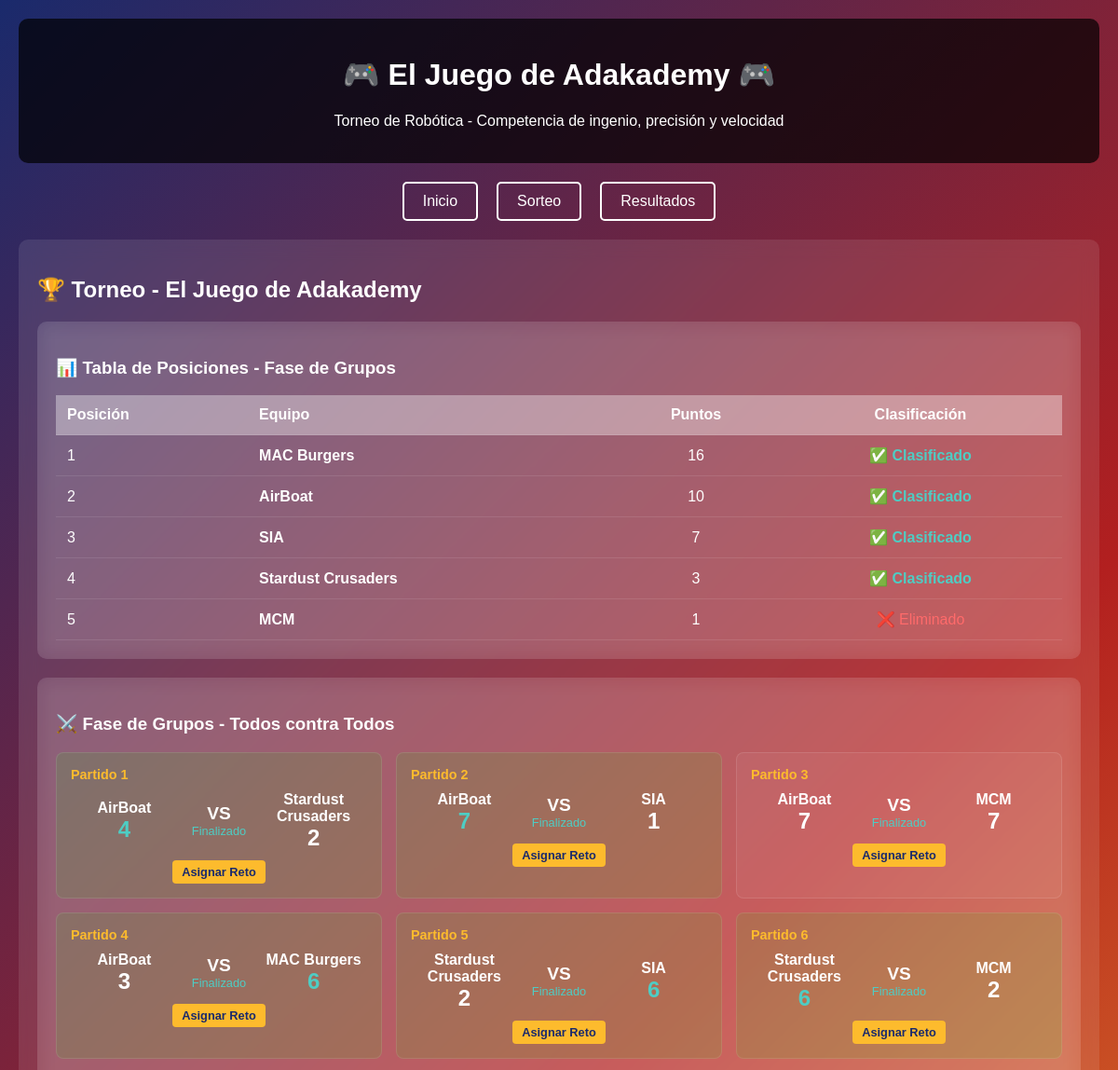
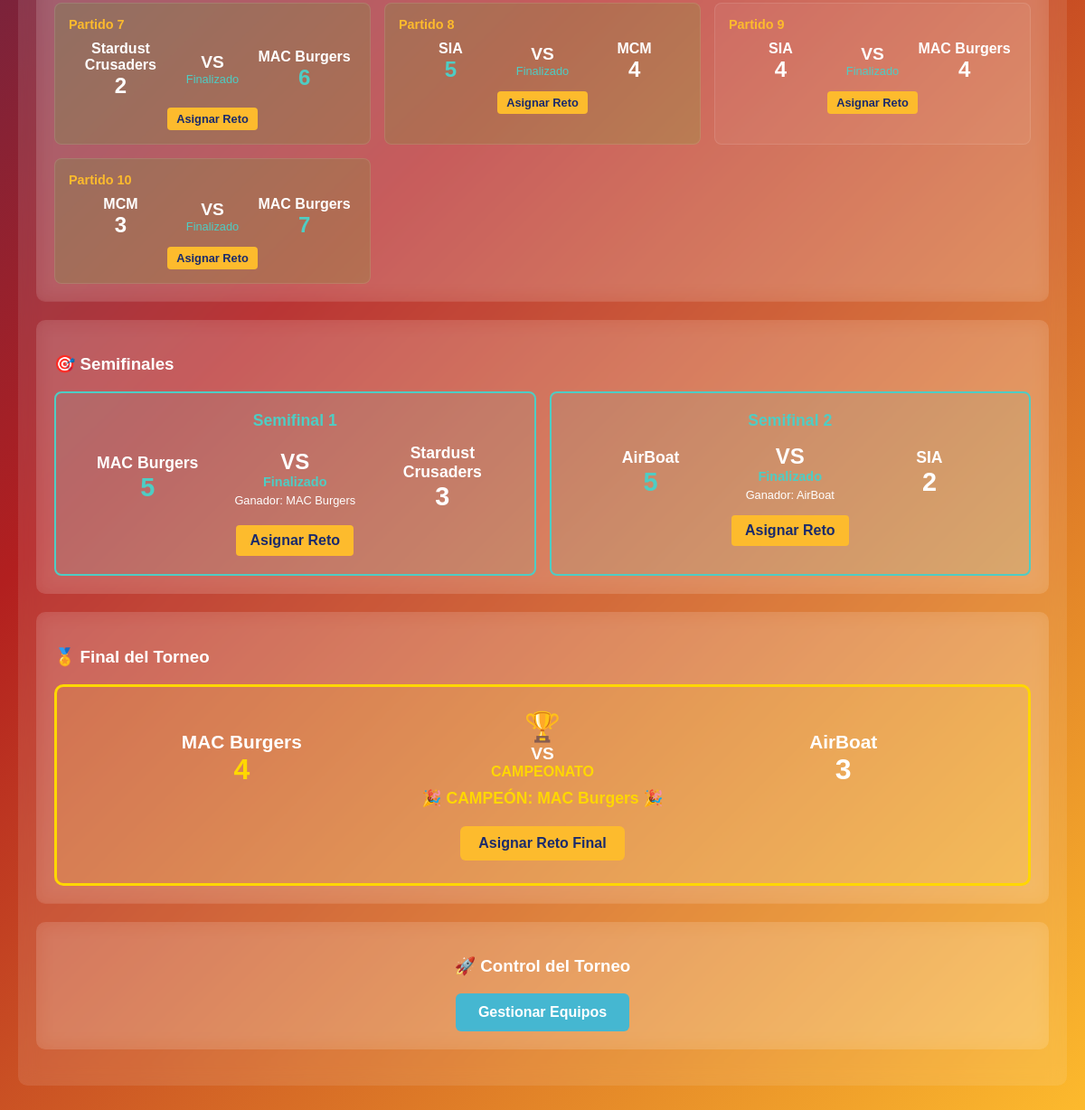
Page /resultados/ on the committed database (2 pictures, top to bottom).
### torneoapp/models.py (models this page shows, shortened)
class Equipo(models.Model):
    nombre = models.CharField(max_length=100)
    escuela = models.CharField(max_length=100, blank=True)
    puntos = models.IntegerField(default=0)
    creado_en = models.DateTimeField(auto_now_add=True)
    def __str__(self):
        return self.nombre

class Partido(models.Model):
    ESTADOS = [
        ('P', 'Programado'),
        ('E', 'En curso'),
        ('F', 'Finalizado'),
    ]
    FASE_CHOICES = [
        ('GRUPOS', 'Fase de Grupos'),
        ('SEMIFINAL', 'Semifinal'),
        ('FINAL', 'Final'),
    ]
    equipo1 = models.ForeignKey(Equipo, on_delete=models.CASCADE, related_name='partidos_equipo1')
    equipo2 = models.ForeignKey(Equipo, on_delete=models.CASCADE, related_name='partidos_equipo2')
    reto = models.ForeignKey(Reto, on_delete=models.CASCADE, null=True, blank=True)
    estado = models.CharField(max_length=1, choices=ESTADOS, default='P')
    ganador = models.ForeignKey(Equipo, on_delete=models.CASCADE, null=True, blank=True, related_name='partidos_ganados')
    fase = models.CharField(max_length=10, choices=FASE_CHOICES, default='GRUPOS')
    resultado_equipo1 = models.IntegerField(default=0)
    resultado_equipo2 = models.IntegerField(default=0)
    creado_en = models.DateTimeField(auto_now_add=True)

### torneoapp/views.py (the view, shortened to what this page needs)
# urls.py: path('resultados/', views.resultados_sorteo, name='resultados_sorteo'),
def resultados_sorteo(request):
    equipos = Equipo.objects.all().order_by('-puntos', 'nombre')
    partidos_grupos = Partido.objects.filter(fase='GRUPOS').order_by('creado_en')
    partidos_semifinales = Partido.objects.filter(fase='SEMIFINAL')
    partido_final = Partido.objects.filter(fase='FINAL').first()
    puede_generar_semifinales = (
        equipos.count() >= 4 and
        Partido.objects.filter(fase='SEMIFINAL').count() == 0 and
        Partido.objects.filter(fase='GRUPOS', ganador__isnull=False).count() >= 6  # Al menos 6 partidos jugados
    )
    puede_generar_final = (
        Partido.objects.filter(fase='SEMIFINAL', ganador__isnull=False).count() == 2 and
        Partido.objects.filter(fase='FINAL').count() == 0
    )
    context = {
        'equipos': equipos,
        'partidos_grupos': partidos_grupos,
        'partidos_semifinales': partidos_semifinales,
        'partido_final': partido_final,
        'puede_generar_semifinales': puede_generar_semifinales,
        'puede_generar_final': puede_generar_final,
        'total_equipos': equipos.count(),
    }
    return render(request, 'resultados.html', context)

### templates/resultados.html (shortened to what this page needs)
{% extends 'base.html' %}
{% block content %}
<div class="card">
    <h2>🏆 Torneo - El Juego de Adakademy</h2>
    <div class="card">
        <h3>📊 Tabla de Posiciones - Fase de Grupos</h3>
        <table style="width: 100%; border-collapse: collapse; margin-top: 15px;">
            <thead>
                <tr style="background: rgba(255,255,255,0.2);">
                    <th style="padding: 12px; text-align: left;">Posición</th>
                    <th style="padding: 12px; text-align: left;">Equipo</th>
                    <th style="padding: 12px; text-align: center;">Puntos</th>
                    <th style="padding: 12px; text-align: center;">Clasificación</th>
                </tr>
            </thead>
            <tbody>
                {% for equipo in equipos %}
                <tr style="border-bottom: 1px solid rgba(255,255,255,0.1);">
                    <td style="padding: 12px;">{{ forloop.counter }}</td>
                    <td style="padding: 12px; font-weight: bold;">{{ equipo.nombre }}</td>
                    <td style="padding: 12px; text-align: center;">{{ equipo.puntos }}</td>
                    <td style="padding: 12px; text-align: center;">
                        {% if forloop.counter <= 4 %}
                            <span style="color: #4ecdc4; font-weight: bold;">✅ Clasificado</span>
                        {% else %}
                            <span style="color: #ff6b6b;">❌ Eliminado</span>
                        {% endif %}
                    </td>
                </tr>
                {% endfor %}
            </tbody>
        </table>
    </div>
    <div class="card">
        <h3>⚔️ Fase de Grupos - Todos contra Todos</h3>
        {% if partidos_grupos %}
        <div style="display: grid; grid-template-columns: repeat(auto-fit, minmax(350px, 1fr)); gap: 15px; margin-top: 15px;">
            {% for partido in partidos_grupos %}
            <div class="partido-card" style="background: {% if partido.ganador %}rgba(0,255,0,0.1){% else %}rgba(255,255,255,0.05){% endif %}; padding: 15px; border-radius: 8px; border: 1px solid rgba(255,255,255,0.1);">
                <div style="display: flex; justify-content: space-between; align-items: center; margin-bottom: 10px;">
                    <strong style="font-size: 0.9em; color: #fdbb2d;">Partido {{ forloop.counter }}</strong>
                </div>
                <div style="display: flex; justify-content: space-between; align-items: center;">
                    <div style="text-align: center; flex: 1;">
                        <div style="font-weight: bold;">{{ partido.equipo1 }}</div>
                        {% if partido.estado == 'F' %}
                        <div style="font-size: 1.5em; font-weight: bold; color: {% if partido.ganador == partido.equipo1 %}#4ecdc4{% else %}white{% endif %};">
                            {{ partido.resultado_equipo1 }}
                        </div>
                        {% endif %}
                    </div>
                    <div style="text-align: center; margin: 0 15px;">
                        <div style="font-size: 1.2em; font-weight: bold;">VS</div>
                        {% if partido.estado == 'F' %}
                        <div style="font-size: 0.8em; color: #4ecdc4;">Finalizado</div>
                        {% else %}
                        <div style="font-size: 0.8em; color: #ff6b6b;">Pendiente</div>
                        {% endif %}
                    </div>
                    <div style="text-align: center; flex: 1;">
                        <div style="font-weight: bold;">{{ partido.equipo2 }}</div>
                        {% if partido.estado == 'F' %}
                        <div style="font-size: 1.5em; font-weight: bold; color: {% if partido.ganador == partido.equipo2 %}#4ecdc4{% else %}white{% endif %};">
                            {{ partido.resultado_equipo2 }}
                        </div>
                        {% endif %}
                    </div>
                </div>
                <div style="display: flex; gap: 5px; margin-top: 10px; justify-content: center;">
                    {% if not partido.reto %}
                    <a href="{% url 'ruleta' partido.id %}" style="display: inline-block; background: #fdbb2d; color: #1a2a6c; padding: 5px 10px; border-radius: 4px; text-decoration: none; font-size: 0.8em; font-weight: bold;">
                        Asignar Reto
                    </a>
                    {% endif %}
                </div>
            </div>
            {% endfor %}
        </div>
        {% else %}
        <p style="text-align: center; padding: 20px;">No hay partidos de fase de grupos generados.</p>
        {% endif %}
    </div>
    {% if partidos_semifinales %}
    <div class="card">
        <h3>🎯 Semifinales</h3>
        <div style="display: grid; grid-template-columns: repeat(auto-fit, minmax(350px, 1fr)); gap: 15px; margin-top: 15px;">
            {% for partido in partidos_semifinales %}
            <div class="partido-card" style="background: rgba(78, 205, 196, 0.1); padding: 20px; border-radius: 8px; border: 2px solid #4ecdc4;">
                <div style="text-align: center; margin-bottom: 15px;">
                    <strong style="color: #4ecdc4; font-size: 1.1em;">Semifinal {{ forloop.counter }}</strong>
                </div>
                <div style="display: flex; justify-content: space-between; align-items: center;">
                    <div style="text-align: center; flex: 1;">
                        <div style="font-weight: bold; font-size: 1.1em;">{{ partido.equipo1 }}</div>
                        {% if partido.estado == 'F' %}
                        <div style="font-size: 1.8em; font-weight: bold; color: {% if partido.ganador == partido.equipo1 %}#4ecdc4{% else %}white{% endif %};">
                            {{ partido.resultado_equipo1 }}
                        </div>
                        {% endif %}
                    </div>
                    <div style="text-align: center; margin: 0 15px;">
                        <div style="font-size: 1.5em; font-weight: bold;">VS</div>
                        {% if partido.estado == 'F' %}
                        <div style="font-size: 0.9em; color: #4ecdc4; font-weight: bold;">Finalizado</div>
                        {% if partido.ganador %}
                        <div style="font-size: 0.8em; margin-top: 5px;">Ganador: {{ partido.ganador }}</div>
                        {% endif %}
                        {% else %}
                        <div style="font-size: 0.9em; color: #ff6b6b;">Pendiente</div>
                        {% endif %}
                    </div>
                    <div style="text-align: center; flex: 1;">
                        <div style="font-weight: bold; font-size: 1.1em;">{{ partido.equipo2 }}</div>
                        {% if partido.estado == 'F' %}
                        <div style="font-size: 1.8em; font-weight: bold; color: {% if partido.ganador == partido.equipo2 %}#4ecdc4{% else %}white{% endif %};">
                            {{ partido.resultado_equipo2 }}
                        </div>
                        {% endif %}
                    </div>
                </div>
                <div style="display: flex; gap: 5px; margin-top: 15px; justify-content: center;">
                    {% if not partido.reto %}
                    <a href="{% url 'ruleta' partido.id %}" style="display: inline-block; background: #fdbb2d; color: #1a2a6c; padding: 8px 15px; border-radius: 4px; text-decoration: none; font-weight: bold;">
                        Asignar Reto
                    </a>
                    {% endif %}
                </div>
            </div>
            {% endfor %}
        </div>
    </div>
    {% endif %}
    {% if partido_final %}
    <div class="card">
        <h3>🏅 Final del Torneo</h3>
        <div style="background: rgba(255, 215, 0, 0.1); padding: 25px; border-radius: 10px; border: 3px solid #ffd700; text-align: center;">
            <div style="display: flex; justify-content: space-between; align-items: center;">
                <div style="text-align: center; flex: 1;">
                    <div style="font-weight: bold; font-size: 1.3em;">{{ partido_final.equipo1 }}</div>
                    {% if partido_final.estado == 'F' %}
                    <div style="font-size: 2em; font-weight: bold; color: {% if partido_final.ganador == partido_final.equipo1 %}#ffd700{% else %}white{% endif %};">
                        {{ partido_final.resultado_equipo1 }}
                    </div>
                    {% endif %}
                </div>
                <div style="text-align: center; margin: 0 20px;">
                    <div style="font-size: 2em; font-weight: bold;">🏆</div>
                    <div style="font-size: 1.2em; font-weight: bold;">VS</div>
                    {% if partido_final.estado == 'F' %}
                    <div style="font-size: 1em; color: #ffd700; font-weight: bold;">CAMPEONATO</div>
                    {% if partido_final.ganador %}
                    <div style="font-size: 1.1em; margin-top: 10px; color: #ffd700; font-weight: bold;">
                        🎉 CAMPEÓN: {{ partido_final.ganador }} 🎉
                    </div>
                    {% endif %}
                    {% else %}
                    <div style="font-size: 1em; color: #ff6b6b;">Por disputarse</div>
                    {% endif %}
                </div>
                <div style="text-align: center; flex: 1;">
                    <div style="font-weight: bold; font-size: 1.3em;">{{ partido_final.equipo2 }}</div>
                    {% if partido_final.estado == 'F' %}
                    <div style="font-size: 2em; font-weight: bold; color: {% if partido_final.ganador == partido_final.equipo2 %}#ffd700{% else %}white{% endif %};">
                        {{ partido_final.resultado_equipo2 }}
                    </div>
                    {% endif %}
                </div>
            </div>
            <div style="display: flex; gap: 10px; justify-content: center; margin-top: 15px;">
                {% if not partido_final.reto %}
                <a href="{% url 'ruleta' partido_final.id %}" style="display: inline-block; background: #fdbb2d; color: #1a2a6c; padding: 10px 20px; border-radius: 6px; text-decoration: none; font-weight: bold;">
                    Asignar Reto Final
                </a>
                {% endif %}
            </div>
        </div>
    </div>
    {% endif %}
    <div class="card" style="text-align: center;">
        <h3>🚀 Control del Torneo</h3>
        <div style="display: flex; gap: 15px; justify-content: center; flex-wrap: wrap; margin-top: 15px;">
            <a href="{% url 'sorteo' %}" style="display: inline-block; background: #45b7d1; color: white; padding: 12px 25px; border-radius: 6px; text-decoration: none; font-weight: bold;">
                Gestionar Equipos
            </a>
        </div>
    </div>
</div>
{% endblock %}

### templates/base.html (shortened to what this page needs)
<!DOCTYPE html>
<html lang="es">
<head>
</head>
<body>
    <div class="container">
        <header>
            <h1>🎮 El Juego de Adakademy 🎮</h1>
            <p>Torneo de Robótica - Competencia de ingenio, precisión y velocidad</p>
        </header>
        <nav>
            <a href="{% url 'index' %}">Inicio</a>
            <a href="{% url 'sorteo' %}">Sorteo</a>
            <a href="{% url 'resultados_sorteo' %}">Resultados</a>
        </nav>
        {% block content %}
        {% endblock %}
    </div>
</body>
</html>

### templates/base.html (style rules this page uses)
body { font-family: 'Arial', sans-serif; margin: 0; padding: 0; background: linear-gradient(135deg, #1a2a6c, #b21f1f, #fdbb2d); color: white; min-height: 100vh; }
.container { max-width: 1200px; margin: 0 auto; padding: 20px; }
header { text-align: center; padding: 20px 0; background: rgba(0,0,0,0.7); border-radius: 10px; margin-bottom: 20px; }
nav { display: flex; justify-content: center; gap: 20px; margin: 20px 0; }
nav a { color: white; text-decoration: none; padding: 10px 20px; border: 2px solid white; border-radius: 5px; transition: all 0.3s; }
.card { background: rgba(255,255,255,0.1); border-radius: 10px; padding: 20px; margin: 20px 0; backdrop-filter: blur(10px); }

### templates/resultados.html (style rules this page uses)
table { width: 100%; border-collapse: collapse; }
th, td { padding: 12px; text-align: left; border-bottom: 1px solid rgba(255,255,255,0.1); }
th { background: rgba(255,255,255,0.2); font-weight: bold; }

### rows in the picture
Equipo: nombre "MAC Burgers", puntos "16", shows "✅ Clasificado"
Equipo: nombre "AirBoat", puntos "10", shows "✅ Clasificado"
Equipo: nombre "SIA", puntos "7", shows "✅ Clasificado"
Equipo: nombre "Stardust Crusaders", puntos "3", shows "✅ Clasificado"
Equipo: nombre "MCM", puntos "1", shows "❌ Eliminado"
Partido: equipo1 "AirBoat", resultado_equipo1 "4", estado "Finalizado", equipo2 "Stardust Crusaders", resultado_equipo2 "2", shows "Asignar Reto"
Partido: equipo1 "AirBoat", resultado_equipo1 "7", estado "Finalizado", equipo2 "SIA", resultado_equipo2 "1", shows "Asignar Reto"
Partido: equipo1 "AirBoat", resultado_equipo1 "7", estado "Finalizado", equipo2 "MCM", resultado_equipo2 "7", shows "Asignar Reto"
Partido: equipo1 "AirBoat", resultado_equipo1 "3", estado "Finalizado", equipo2 "MAC Burgers", resultado_equipo2 "6", shows "Asignar Reto"
Partido: equipo1 "Stardust Crusaders", resultado_equipo1 "2", estado "Finalizado", equipo2 "SIA", resultado_equipo2 "6", shows "Asignar Reto"
Partido: equipo1 "Stardust Crusaders", resultado_equipo1 "6", estado "Finalizado", equipo2 "MCM", resultado_equipo2 "2", shows "Asignar Reto"
Partido: equipo1 "Stardust Crusaders", resultado_equipo1 "2", estado "Finalizado", equipo2 "MAC Burgers", resultado_equipo2 "6", shows "Asignar Reto"
Partido: equipo1 "SIA", resultado_equipo1 "5", estado "Finalizado", equipo2 "MCM", resultado_equipo2 "4", shows "Asignar Reto"
Partido: equipo1 "SIA", resultado_equipo1 "4", estado "Finalizado", equipo2 "MAC Burgers", resultado_equipo2 "4", shows "Asignar Reto"
Partido: equipo1 "MCM", resultado_equipo1 "3", estado "Finalizado", equipo2 "MAC Burgers", resultado_equipo2 "7", shows "Asignar Reto"
Partido: equipo1 "MAC Burgers", resultado_equipo1 "5", ganador "MAC Burgers", equipo2 "Stardust Crusaders", resultado_equipo2 "3", shows "Asignar Reto"
Partido: equipo1 "AirBoat", ganador "AirBoat", equipo2 "SIA", resultado_equipo2 "2", shows "Asignar Reto"
Partido: equipo1 "MAC Burgers", resultado_equipo1 "4", ganador "MAC Burgers", equipo2 "AirBoat", resultado_equipo2 "3"
